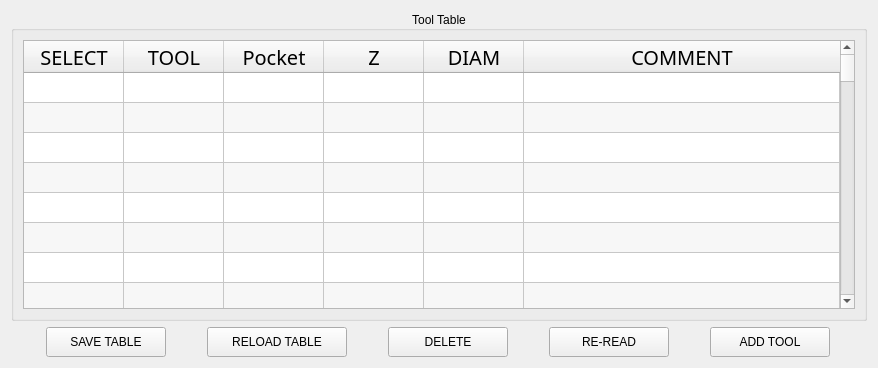
<?xml version="1.0" encoding="UTF-8"?>
<ui version="4.0">
 <class>Form</class>
 <widget class="QWidget" name="Form">
  <property name="geometry">
   <rect>
    <x>0</x>
    <y>0</y>
    <width>878</width>
    <height>368</height>
   </rect>
  </property>
  <property name="sizePolicy">
   <sizepolicy hsizetype="Maximum" vsizetype="Maximum">
    <horstretch>0</horstretch>
    <verstretch>0</verstretch>
   </sizepolicy>
  </property>
  <property name="windowTitle">
   <string>Form</string>
  </property>
  <layout class="QVBoxLayout" name="verticalLayout">
   <item>
    <widget class="QGroupBox" name="groupBox_13">
     <property name="title">
      <string>Tool Table</string>
     </property>
     <property name="alignment">
      <set>Qt::AlignCenter</set>
     </property>
     <layout class="QVBoxLayout">
      <item>
       <widget class="QTableWidget" name="tableWidget_2">
        <property name="alternatingRowColors">
         <bool>true</bool>
        </property>
        <property name="rowCount">
         <number>99</number>
        </property>
        <attribute name="horizontalHeaderMinimumSectionSize">
         <number>90</number>
        </attribute>
        <attribute name="horizontalHeaderStretchLastSection">
         <bool>true</bool>
        </attribute>
        <attribute name="verticalHeaderVisible">
         <bool>false</bool>
        </attribute>
        <row/>
        <row/>
        <row/>
        <row/>
        <row/>
        <row/>
        <row/>
        <row/>
        <row/>
        <row/>
        <row/>
        <row/>
        <row/>
        <row/>
        <row/>
        <row/>
        <row/>
        <row/>
        <row/>
        <row/>
        <row/>
        <row/>
        <row/>
        <row/>
        <row/>
        <row/>
        <row/>
        <row/>
        <row/>
        <row/>
        <row/>
        <row/>
        <row/>
        <row/>
        <row/>
        <row/>
        <row/>
        <row/>
        <row/>
        <row/>
        <row/>
        <row/>
        <row/>
        <row/>
        <row/>
        <row/>
        <row/>
        <row/>
        <row/>
        <row/>
        <row/>
        <row/>
        <row/>
        <row/>
        <row/>
        <row/>
        <row/>
        <row/>
        <row/>
        <row/>
        <row/>
        <row/>
        <row/>
        <row/>
        <row/>
        <row/>
        <row/>
        <row/>
        <row/>
        <row/>
        <row/>
        <row/>
        <row/>
        <row/>
        <row/>
        <row/>
        <row/>
        <row/>
        <row/>
        <row/>
        <row/>
        <row/>
        <row/>
        <row/>
        <row/>
        <row/>
        <row/>
        <row/>
        <row/>
        <row/>
        <row/>
        <row/>
        <row/>
        <row/>
        <row/>
        <row/>
        <row/>
        <row/>
        <row/>
        <column>
         <property name="text">
          <string>SELECT</string>
         </property>
         <property name="font">
          <font>
           <family>Bebas Kai</family>
           <pointsize>15</pointsize>
          </font>
         </property>
         <property name="textAlignment">
          <set>AlignCenter</set>
         </property>
        </column>
        <column>
         <property name="text">
          <string>TOOL</string>
         </property>
         <property name="font">
          <font>
           <family>Bebas Kai</family>
           <pointsize>15</pointsize>
          </font>
         </property>
         <property name="textAlignment">
          <set>AlignCenter</set>
         </property>
        </column>
        <column>
         <property name="text">
          <string>Pocket</string>
         </property>
         <property name="font">
          <font>
           <family>Bebas Kai</family>
           <pointsize>15</pointsize>
          </font>
         </property>
         <property name="textAlignment">
          <set>AlignCenter</set>
         </property>
        </column>
        <column>
         <property name="text">
          <string>Z</string>
         </property>
         <property name="font">
          <font>
           <family>Bebas Kai</family>
           <pointsize>15</pointsize>
          </font>
         </property>
         <property name="textAlignment">
          <set>AlignCenter</set>
         </property>
        </column>
        <column>
         <property name="text">
          <string>DIAM</string>
         </property>
         <property name="font">
          <font>
           <family>Bebas Kai</family>
           <pointsize>15</pointsize>
          </font>
         </property>
         <property name="textAlignment">
          <set>AlignCenter</set>
         </property>
        </column>
        <column>
         <property name="text">
          <string>COMMENT</string>
         </property>
         <property name="font">
          <font>
           <family>Bebas Kai</family>
           <pointsize>15</pointsize>
          </font>
         </property>
         <property name="textAlignment">
          <set>AlignCenter</set>
         </property>
        </column>
       </widget>
      </item>
     </layout>
    </widget>
   </item>
   <item>
    <layout class="QHBoxLayout" name="horizontalLayout">
     <item>
      <widget class="QPushButton" name="x_axis_button_5">
       <property name="sizePolicy">
        <sizepolicy hsizetype="Fixed" vsizetype="Fixed">
         <horstretch>0</horstretch>
         <verstretch>0</verstretch>
        </sizepolicy>
       </property>
       <property name="minimumSize">
        <size>
         <width>120</width>
         <height>30</height>
        </size>
       </property>
       <property name="maximumSize">
        <size>
         <width>120</width>
         <height>30</height>
        </size>
       </property>
       <property name="text">
        <string>SAVE TABLE</string>
       </property>
      </widget>
     </item>
     <item>
      <widget class="QPushButton" name="x_axis_button_6">
       <property name="sizePolicy">
        <sizepolicy hsizetype="Fixed" vsizetype="Fixed">
         <horstretch>0</horstretch>
         <verstretch>0</verstretch>
        </sizepolicy>
       </property>
       <property name="minimumSize">
        <size>
         <width>140</width>
         <height>30</height>
        </size>
       </property>
       <property name="maximumSize">
        <size>
         <width>140</width>
         <height>30</height>
        </size>
       </property>
       <property name="text">
        <string>RELOAD TABLE</string>
       </property>
      </widget>
     </item>
     <item>
      <widget class="QPushButton" name="x_axis_button_2">
       <property name="sizePolicy">
        <sizepolicy hsizetype="Fixed" vsizetype="Fixed">
         <horstretch>0</horstretch>
         <verstretch>0</verstretch>
        </sizepolicy>
       </property>
       <property name="minimumSize">
        <size>
         <width>120</width>
         <height>30</height>
        </size>
       </property>
       <property name="maximumSize">
        <size>
         <width>120</width>
         <height>30</height>
        </size>
       </property>
       <property name="text">
        <string>DELETE</string>
       </property>
      </widget>
     </item>
     <item>
      <widget class="QPushButton" name="x_axis_button_4">
       <property name="sizePolicy">
        <sizepolicy hsizetype="Fixed" vsizetype="Fixed">
         <horstretch>0</horstretch>
         <verstretch>0</verstretch>
        </sizepolicy>
       </property>
       <property name="minimumSize">
        <size>
         <width>120</width>
         <height>30</height>
        </size>
       </property>
       <property name="maximumSize">
        <size>
         <width>120</width>
         <height>30</height>
        </size>
       </property>
       <property name="text">
        <string>RE-READ</string>
       </property>
      </widget>
     </item>
     <item>
      <widget class="QPushButton" name="x_axis_button_3">
       <property name="sizePolicy">
        <sizepolicy hsizetype="Fixed" vsizetype="Fixed">
         <horstretch>0</horstretch>
         <verstretch>0</verstretch>
        </sizepolicy>
       </property>
       <property name="minimumSize">
        <size>
         <width>120</width>
         <height>30</height>
        </size>
       </property>
       <property name="maximumSize">
        <size>
         <width>120</width>
         <height>30</height>
        </size>
       </property>
       <property name="text">
        <string>ADD TOOL</string>
       </property>
      </widget>
     </item>
    </layout>
   </item>
  </layout>
 </widget>
 <resources/>
 <connections/>
</ui>
